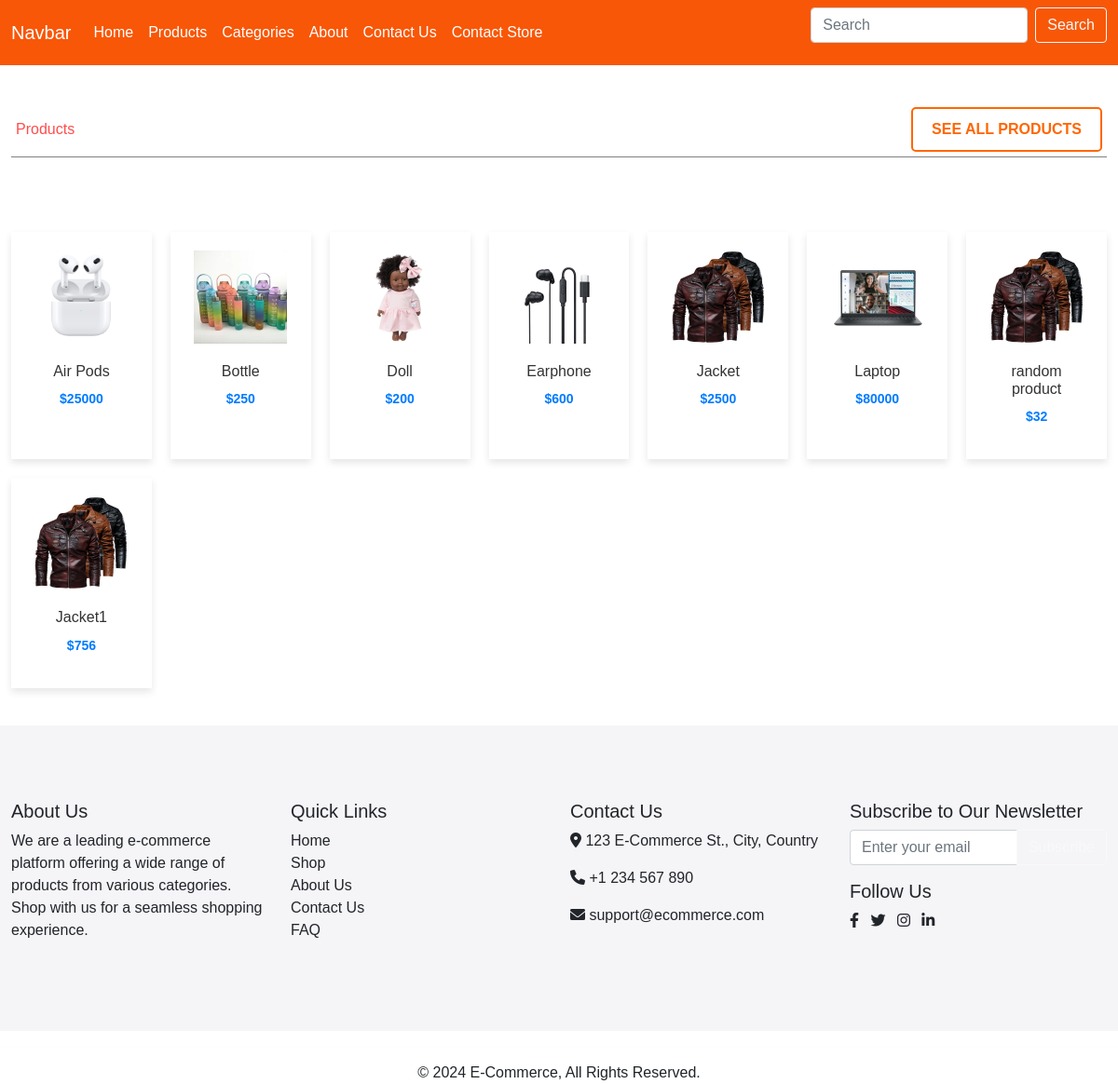
Page /product/products on the earlier database version.
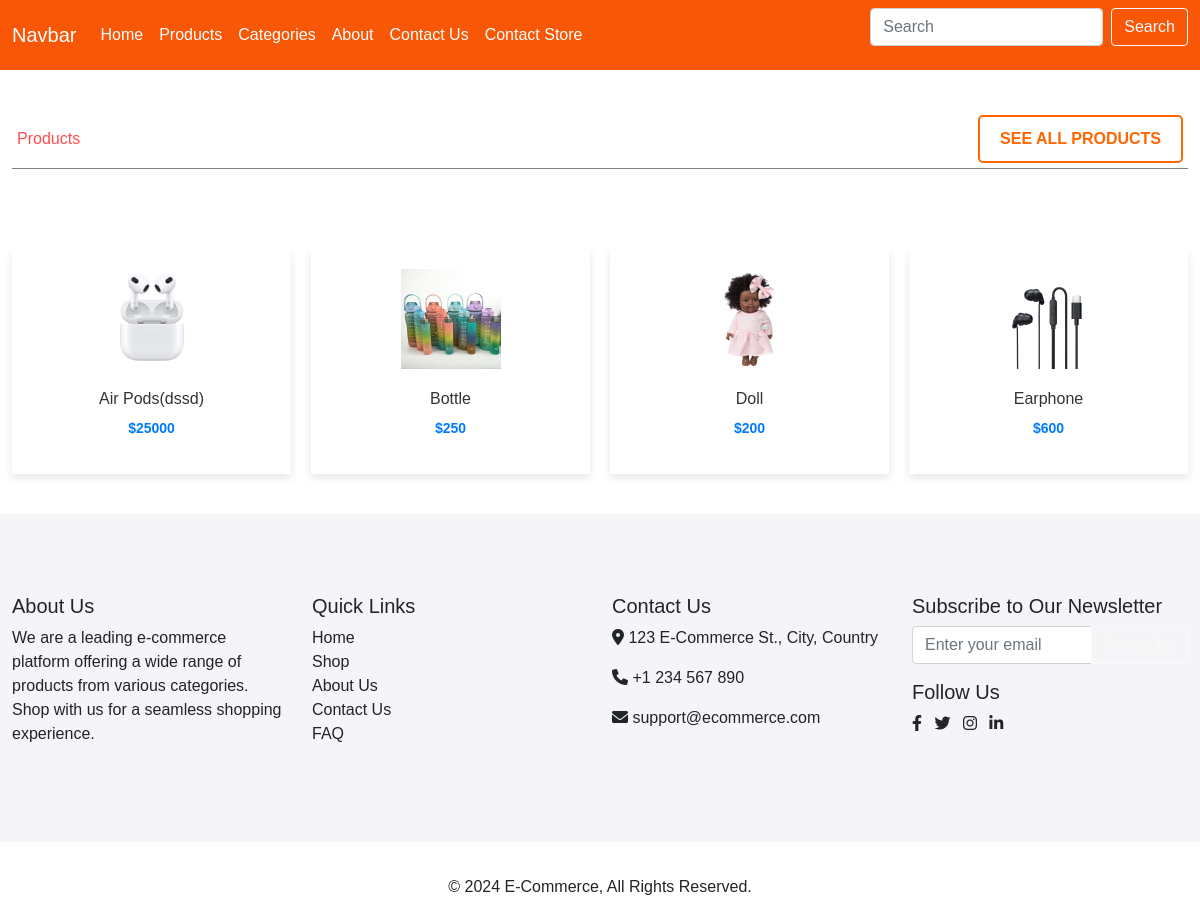
Same page on the later database version.
### adminPanel/models.py (models this page shows, shortened)
class Product(models.Model):
    name = models.CharField(max_length = 2000)
    price = models.IntegerField()
    discount = models.IntegerField()
    image = models.ImageField(upload_to='products/images/', null = True, max_length=250, default=None)
    description = models.TextField()
    category = models.ForeignKey(Category, on_delete=models.CASCADE)
    stock = models.IntegerField(default=0)

### product/views.py (the view)
# urls.py: path('products', views.products, name = "product"),
def products(request):
    all_products = Product.objects.all()
    data = {
        "title" : 'Products',
        "products" : all_products,
    }
    return render(request, "product.html", data)

### templates/product.html (shortened to what this page needs)
{% extends "master.html" %}
{% block content %}
{% load static %}
<!DOCTYPE html>
<html lang="en">
<head>
    <link rel="stylesheet" href="{% static 'css/product_style.css' %}">
</head>
<div class="container">
    <div class="flash-sale-section">
      <div class="sale-text">
          <p class="on-sale">Products</p>
      </div>
      <div class="shop-all-button">
          <a href="#">SEE ALL PRODUCTS</a>
      </div>
  </div>
</div>
{% include "utilities/products.html" %}
</html>
{% endblock %}

### templates/utilities/products.html (shortened to what this page needs)
{% load static %}
<!DOCTYPE html>
<html lang="en">
<head>
    <link rel="stylesheet" href="{% static 'css/product_style.css' %}">
</head>
<body>
    <div class="container">
        <div class="products-grid">
            {% for product in products %}
            <a href="{% url "productdetail" id=product.id %}" class="product-item">
                <img src="{{ product.image.url }}" alt="{{ product.name }}">
                <h3>{{ product.name }}</h3>
                <p class="price">${{ product.price }}</p>
            </a>
            {% endfor %}
        </div>
    </div>
</body>
</html>

Differences in the rows shown:
removed Product: image (picture), name "Jacket", price "2500"
removed Product: image (picture), name "Laptop", price "80000"
removed Product: image (picture), name "random product", price "32"
removed Product: image (picture), name "Jacket1", price "756"
changed Product: name "Air Pods" → "Air Pods(dssd)"
